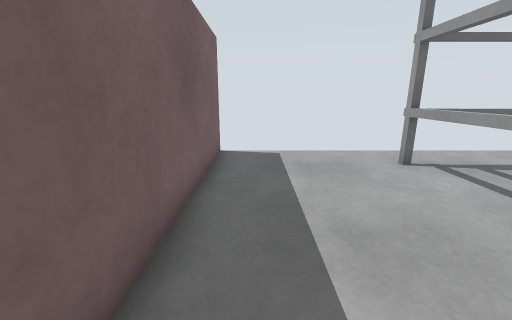
view 1 (above)

16 first-person views from a walk through a Gazebo world. The camera is 1 m above the floor, tilts 14° down and sees 90° across. The floor is counted in squares, 0.5 m on a side. Each view is taken from the middle of a square. On the plan, view 1 faces up. The plan holds only what a view shows up to about 16 squares ahead; the rest is blank.

view 2
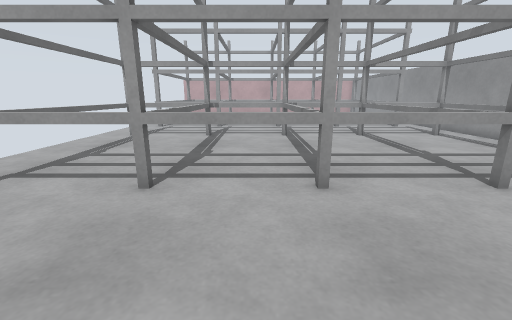

view 3
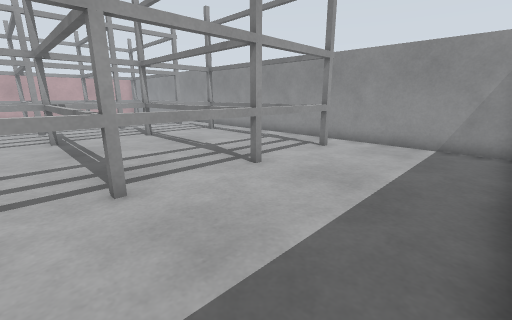

view 4
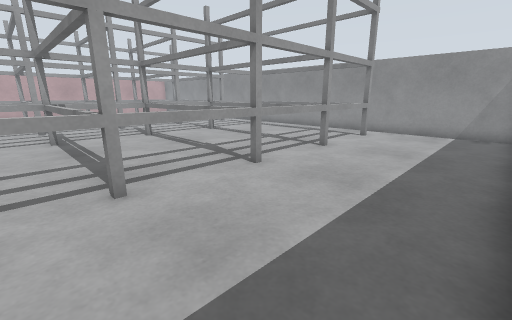

view 5
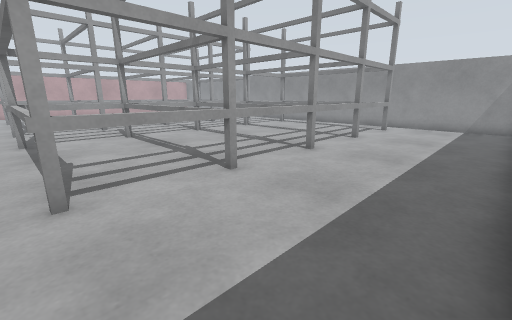

view 6
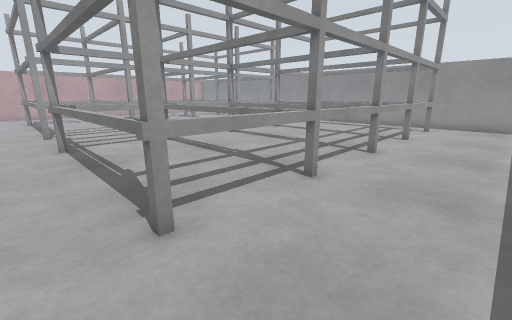

view 7
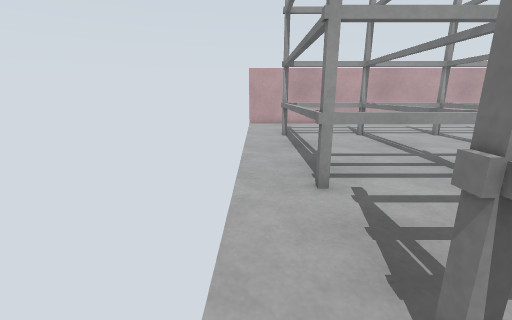

view 8
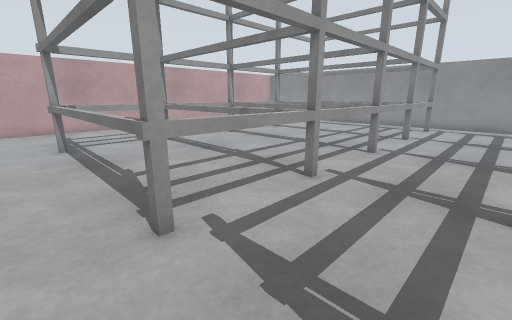

view 9
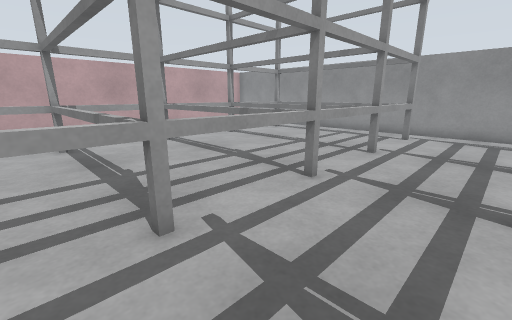

view 10
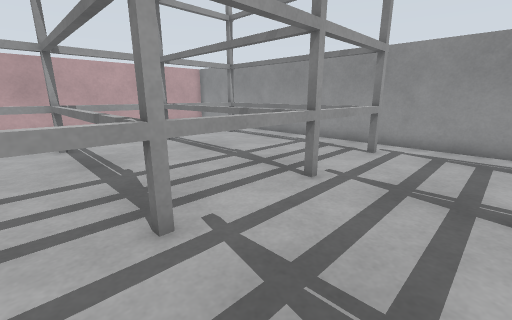

view 11
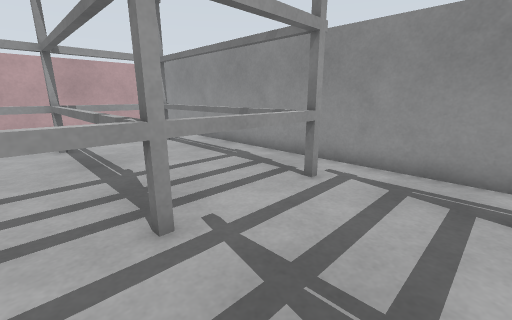

view 12
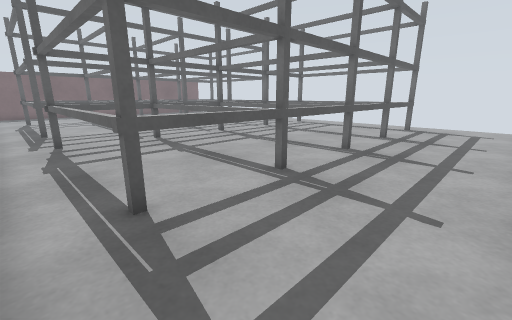

view 13
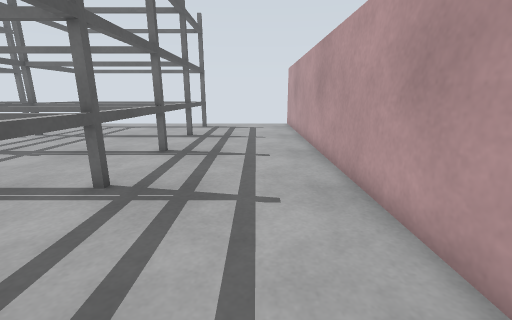

view 14
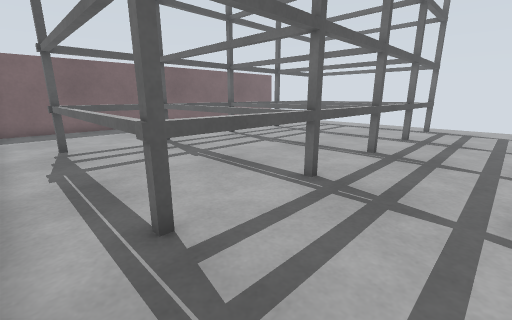

view 15
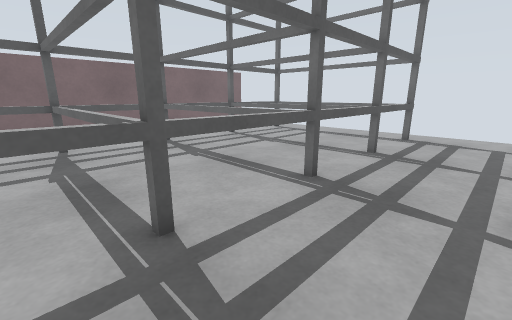

view 16
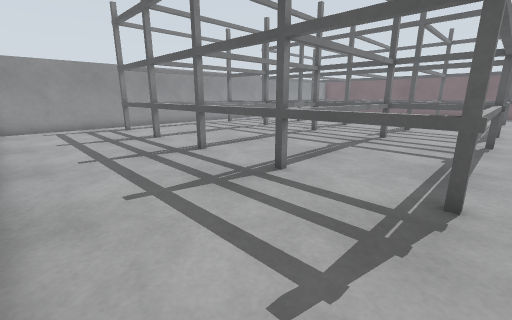

### Floor plan
Points are (right, up) in squares from view 1. A wall is a line through its corners. A room is listed if a view was taken in it or the views show most of it. See-through windows are left out.
Room 1 (views 1, 2, 3, 4, 5, 6, 7, 8, 9, 10, 11, 12, 13, 14, 15, 16)
walls: (-1.3, 9.5) (-1.3, -10); (-1.1, -10.4) (30, -10.4); (30.4, -9.4) (30.4, 9)
objects: rack (5, -8) to (12, 7); rack (17, -8) to (24, 7)

Positions as (right, up) in squares from view 1, and headings:
1: (0, 0), facing up
2: (-1, 1), facing right
3: (-1, 1), facing down-right
4: (-1, 5), facing down-right
5: (-1, 8), facing down-right
6: (1, 9), facing down-right
7: (11, 9), facing right
8: (13, 9), facing down-right
9: (13, 5), facing down-right
10: (13, 1), facing down-right
11: (13, -3), facing down-right
12: (29, -10), facing up-left
13: (28, -10), facing up
14: (16, -10), facing up-left
15: (16, -6), facing up-left
16: (30, 8), facing down-left
